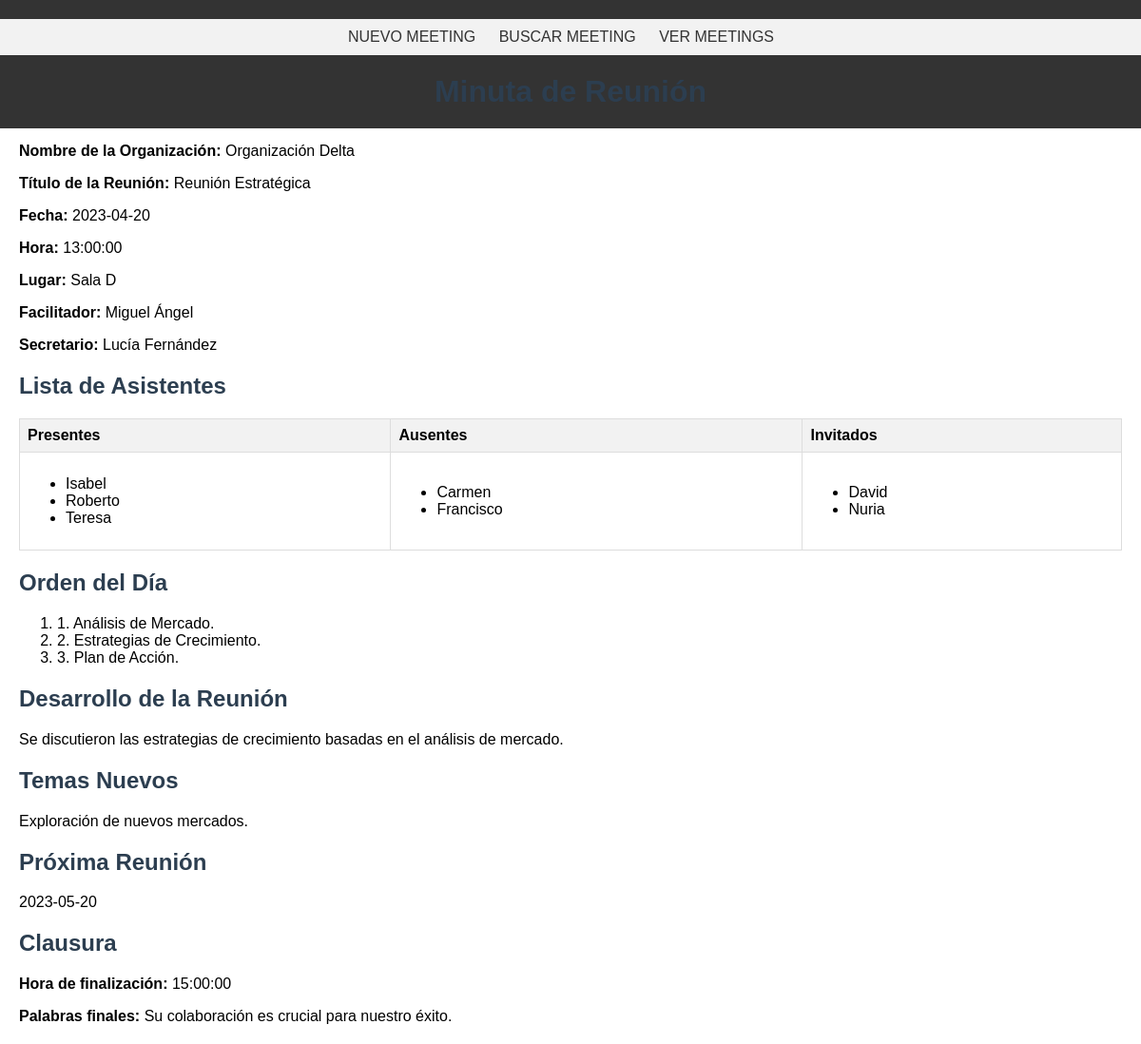
Screenshot of /ver.php?id_meeting=4 with the database file from the repository.
### tables this page shows
CREATE TABLE minutas (
    id INT AUTO_INCREMENT PRIMARY KEY,
    orgName VARCHAR(255),
    meetingTitle VARCHAR(255),
    meetingDate DATE,
    meetingTime TIME,
    meetingPlace VARCHAR(255),
    facilitator VARCHAR(255),
    secretary VARCHAR(255),
    attendees TEXT,
    absentees TEXT,
    guests TEXT,
    agenda TEXT,
    discussion TEXT,
    newTopics TEXT,
    nextMeeting TEXT,
    closingTime TIME,
    closingRemarks TEXT
);

### utils.php (called while the page is built)
<?php
function get_params($key)
{
    return $_POST[$key] ?? $_GET[$key] ?? $_SERVER[$key] ?? null;
}

### views/detalle-minuta.view.php (the view)
<?php require("parts/head.view.php") ?>
<body>
<header>
    <?php require("parts/nav.view.php") ?>
    <h1>Minuta de Reunión</h1>
</header>
<main>
        <section>
            <p><strong>Nombre de la Organización:</strong> <?= htmlspecialchars($meetingDetails['orgName']); ?></p>
            <p><strong>Título de la Reunión:</strong> <?= htmlspecialchars($meetingDetails['meetingTitle']); ?></p>
            <p><strong>Fecha:</strong> <?= htmlspecialchars($meetingDetails['meetingDate']); ?></p>
            <p><strong>Hora:</strong> <?= htmlspecialchars($meetingDetails['meetingTime']); ?></p>
            <p><strong>Lugar:</strong> <?= htmlspecialchars($meetingDetails['meetingPlace']); ?></p>
            <p><strong>Facilitador:</strong> <?= htmlspecialchars($meetingDetails['facilitator']); ?></p>
            <p><strong>Secretario:</strong> <?= htmlspecialchars($meetingDetails['secretary']); ?></p>
            <h2 class="titulo-detalles">Lista de Asistentes</h2>
            <table>
                <thead>
                    <tr>
                        <th>Presentes</th>
                        <th>Ausentes</th>
                        <th>Invitados</th>
                    </tr>
                </thead>
                <tbody>
                    <tr>
                        <td>
                            <ul>
                                <?php foreach (explode(',', $meetingDetails['attendees']) as $attendee) : ?>
                                    <li><?= htmlspecialchars(trim($attendee)); ?></li>
                                <?php endforeach; ?>
                            </ul>
                        </td>
                        <td>
                            <ul>
                                <?php foreach (explode(',', $meetingDetails['absentees']) as $absentee): ?>
                                    <li><?= htmlspecialchars(trim($absentee)); ?></li>
                                <?php endforeach; ?>
                            </ul>
                        </td>
                        <td>
                            <ul>
                                <?php foreach (explode(',', $meetingDetails['guests']) as $guest) : ?>
                                    <li><?= htmlspecialchars(trim($guest)); ?></li>
                                <?php endforeach; ?>
                            </ul>
                        </td>
                    </tr>
                </tbody>
            </table>
        </section>
        <section>
            <h2 class="titulo-detalles">Orden del Día</h2>
            <ol>
                <?php foreach (explode("\n", $meetingDetails['agenda']) as $item)  : ?>
                    <li><?= htmlspecialchars(trim($item)); ?>.</li>
                <?php endforeach; ?>
            </ol>
        </section>
        <section>
            <h2 class="titulo-detalles">Desarrollo de la Reunión</h2>
            <p><?= nl2br(htmlspecialchars($meetingDetails['discussion'])); ?></p>
        </section>
        <section>
            <h2 class="titulo-detalles">Temas Nuevos</h2>
            <p><?= nl2br(htmlspecialchars($meetingDetails['newTopics'])); ?></p>
        </section>
        <section>
            <h2 class="titulo-detalles">Próxima Reunión</h2>
            <p><?= htmlspecialchars($meetingDetails['nextMeeting']); ?></p>
        </section>
        <footer>
            <h2 class="titulo-detalles">Clausura</h2>
            <p><strong>Hora de finalización:</strong> <?= htmlspecialchars($meetingDetails['closingTime']); ?></p>
            <p><strong>Palabras finales:</strong> <?= nl2br(htmlspecialchars($meetingDetails['closingRemarks'])); ?></p>
        </footer>
</main>
</body>
</html>

### styles/styles.css (style rules this page uses)
body { font-family: Arial, sans-serif; margin: 20px; position: relative; }
header { background-color: #333; color: #fff; padding: 20px 0; text-align: center; margin-bottom: 20px; position: fixed; top: 0; left:0; width: 100vw; }
main { margin-top: 150px; }
header h1 { margin: 0; }
h1, h2, h3 { color: #2c3e50; text-align: center; }
section, footer { margin-bottom: 20px; }
table { width: 100%; border-collapse: collapse; margin-bottom: 20px; }
th, td { border: 1px solid #dddddd; text-align: left; padding: 8px; }
th { background-color: #f2f2f2; }
.titulo-detalles { text-align: left; }

### rows the page displays
minutas: orgName "Organización Delta", meetingTitle "Reunión Estratégica", meetingDate "2023-04-20", meetingTime "13:00:00", meetingPlace "Sala D", facilitator "Miguel Ángel", secretary "Lucía Fernández", attendees "Isabel", attendees "Roberto", attendees "Teresa", absentees "Carmen", absentees "Francisco", guests "David", guests "Nuria", agenda "1. Análisis de Mercado", agenda "2. Estrategias de Crecimiento", agenda "3. Plan de Acción", discussion "Se discutieron las estrategias de crecimiento basadas en el análisis de mercado.", newTopics "Exploración de nuevos mercados.", nextMeeting "2023-05-20", closingTime "15:00:00", closingRemarks "Su colaboración es crucial para nuestro éxito."
